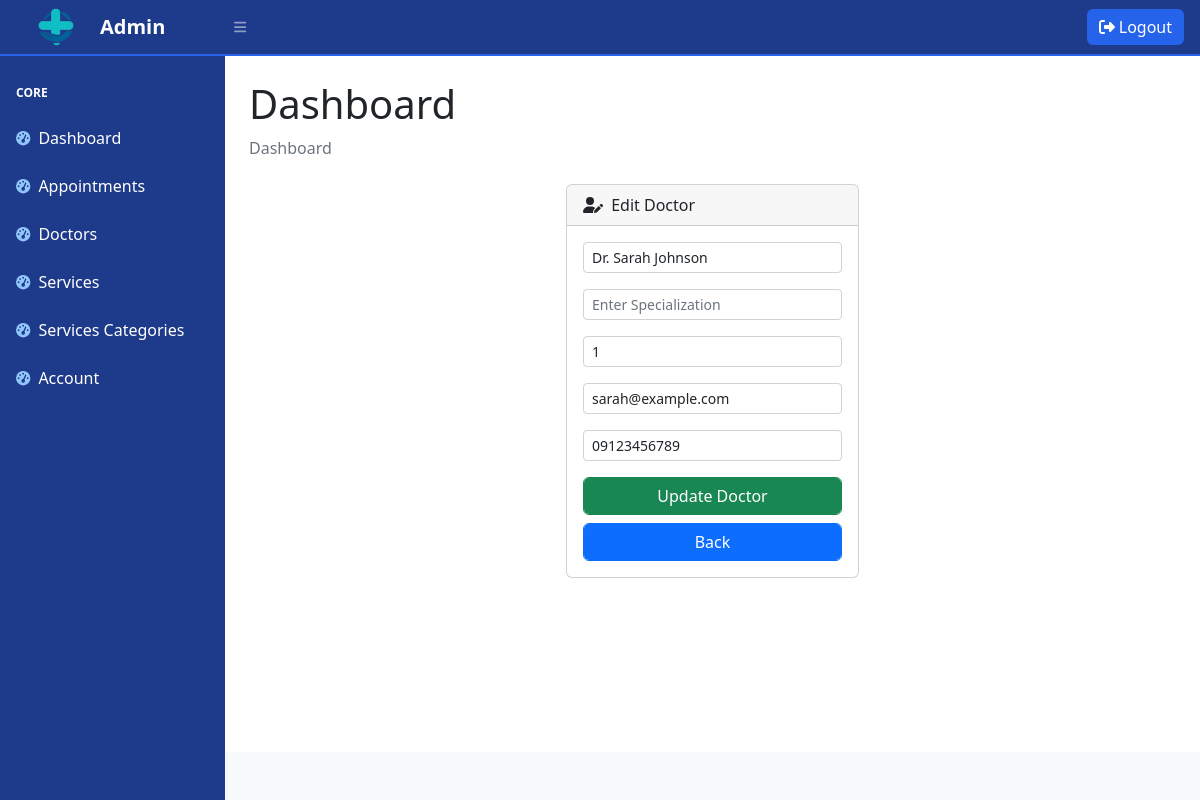
The app's page /clinic_admin/doctor_edit.php?doctor_id=1 with its own data.
### tables this page shows
CREATE TABLE `doctors` (
  `doctor_id` int NOT NULL,
  `doctor_name` varchar(100) NOT NULL,
  `category_id` int NOT NULL,
  `email` varchar(100) NOT NULL,
  `phone` varchar(20) NOT NULL,
  `status` enum('active','inactive') DEFAULT 'active',
  `created_at` timestamp NULL DEFAULT CURRENT_TIMESTAMP
);

### clinic_admin/doctor_crud.php (called while the page is built, shortened)
<?php
include 'dbconnection.php';
  if (isset($_GET['doctor_id']) && !empty($_GET['doctor_id'])) {
    $doctor_id = trim($_GET['doctor_id']);
    $sql = "SELECT * FROM doctors WHERE doctor_id = :docId";
    $data = [':docId' => $doctor_id];
    try {
        $stmt = $pdo->prepare($sql);
        $stmt->execute($data);
        $record = $stmt->fetch(PDO::FETCH_ASSOC);
    } catch (PDOException $e) {
        echo "Error fetching record: " . $e->getMessage();
        exit;
    }
  }
?>

### clinic_admin/doctor_edit.php (the view, shortened to what this page needs)
<?php
include 'dbconnection.php';
include 'doctor_crud.php';
?>
<!DOCTYPE html>
<html lang="en">
    <?php include 'includes/head.php'; ?>
    <body class="sb-nav-fixed">
        <?php include 'includes/header.php';?>
        <div id="layoutSidenav">
            <?php include 'includes/sidebar.php'; ?>
            <div id="layoutSidenav_content">
                <main>
                    <div class="container-fluid px-4">
                        <h1 class="mt-4">Dashboard</h1>
                        <ol class="breadcrumb mb-4">
                            <li class="breadcrumb-item active">Dashboard</li>
                        </ol>
                        <div class="row d-flex justify-content-center">
                            <div class="col-md-4">
                                <div class="card mb-4">
                                    <div class="card-header">
                                        <i class="fas fa-user-edit me-1"></i>
                                        Edit Doctor
                                    </div>
                                    <div class="card-body">
                                        <form action="doctor_edit.php" method="post">
                                            <input type="text" name="doctor_name"
                                                value="<?= htmlspecialchars($record['doctor_name'] ?? '') ?>"
                                                placeholder="Enter Doctor Name"
                                                class="form-control form-control-sm mb-3">
                                            <input type="text" name="specialization"
                                                value="<?= htmlspecialchars($record['specialization'] ?? '') ?>"
                                                placeholder="Enter Specialization"
                                                class="form-control form-control-sm mb-3">
                                            <input type="text" name="category_id"
                                                value="<?= htmlspecialchars($record['category_id'] ?? '') ?>"
                                                placeholder="Enter Category ID"
                                                class="form-control form-control-sm mb-3">
                                            <input type="text" name="email"
                                                value="<?= htmlspecialchars($record['email'] ?? '') ?>"
                                                placeholder="Enter Email Address"
                                                class="form-control form-control-sm mb-3">
                                            <input type="text" name="phone"
                                                value="<?= htmlspecialchars($record['phone'] ?? '') ?>"
                                                placeholder="Enter Phone Number"
                                                class="form-control form-control-sm mb-3">
                                            <input type="submit" name="update"
                                                value="Update Doctor"
                                                class="form-control form-control-sm btn btn-success">
                                        </form>
                                        <a href="doctors_tbl.php"
                                           class="form-control form-control-sm btn btn-primary mt-2">Back</a>
                                    </div>
                                </div>
                            </div>
                        </div>
                    </div>
                </main>
                <?php include 'includes/footer.php'; ?>
    </body>
</html>

### records on screen
doctors: doctor_name "Dr. Sarah Johnson", category_id "1", email "sarah@example.com", phone "09123456789"
